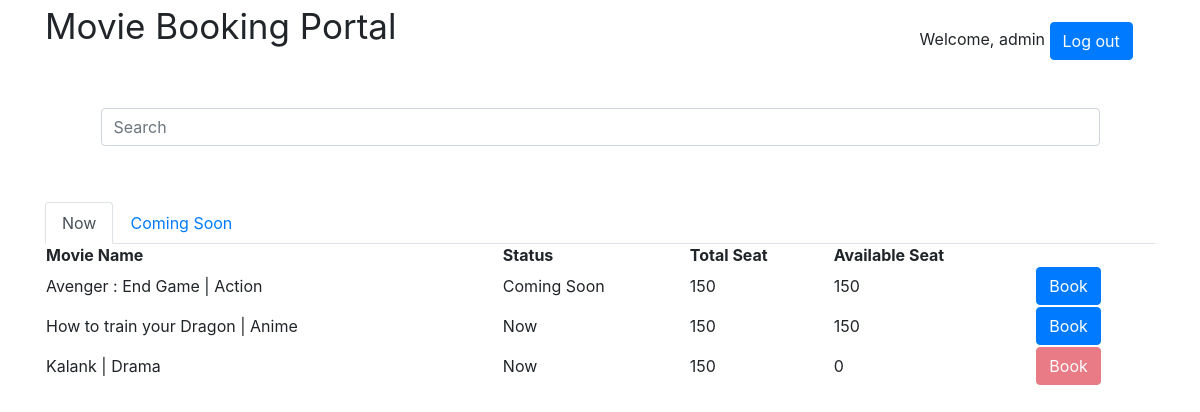
Screenshot of / (signed in) with the database file from the repository.
### users/models.py (models this page shows)
class CustomUser(AbstractUser):
    objects = CustomUserManager()

### pages/models.py (models this page shows, shortened)
class MovieDetails(models.Model):
	name = models.CharField(max_length=64,unique=True, blank = False)
	genre = models.CharField(max_length=32,blank = False)
	status = models.CharField(max_length=32,blank = False)
	total_seats = models.PositiveSmallIntegerField(blank = False)
	booked_seats =  models.PositiveSmallIntegerField(default=0)
	@property
	def available_seats(self):
		return self.total_seats - self.booked_seats
	@property
	def ticket_available(self):
		status = False
		if self.available_seats > 0:
			status = True
		return status

### pages/views.py (the view, shortened to what this page needs)
# urls.py: url(r'^$', views.HomePageView.as_view(), name='home'),
class HomePageView(View):
    template_name = 'pages/home.html'
    def get(self,request,*args,**kwargs):
        data = MovieDetails.objects.all()
        context ={
        'result' : data,
        }
        return render(request,'pages/home.html',context)

### pages/templates/pages/home.html (shortened to what this page needs)
 <html>
	<head>
		<link rel="stylesheet" href="https://maxcdn.bootstrapcdn.com/bootstrap/4.0.0/css/bootstrap.min.css">
		<link rel="stylesheet" href="{% static "pages/css/main.css" %}">
	</head>
	<body>
		<div class="container">
		<div>
			<span style="font-size: 35px">Movie Booking Portal</span>
			<span class="login-section-header">
				{% if user.is_authenticated %}
				Welcome, {{ user.username }}
				<a href="{% url 'logout' %}"><input type="button" class="btn btn-primary" value="Log out"/></a>
				{% else %}
				<a href="{% url 'signup' %}"><input type="button" class="btn btn-primary" value="Sign Up"/></a>
				<a href="{% url 'login' %}"><input type="button" class="btn btn-primary" value="Log In"/> </a>
				{% endif %}
			</span>
		</div>
		<div style="padding: 5%;">
			<input class="form-control" type="text" placeholder="Search" aria-label="Search">
		</div>
		<div>
			<nav>
  				<div class="nav nav-tabs" id="nav-tab" role="tablist">
    				<a class="nav-item nav-link active" id="nav-home-tab" data-toggle="tab" href="#now" role="tab" aria-controls="now" aria-selected="true">Now</a>
    				<a class="nav-item nav-link" id="nav-profile-tab" data-toggle="tab" href="#coming soon" role="tab" aria-controls="coming soon" aria-selected="false">Coming Soon</a>
    			</div>
			</nav>
			<div class="tab-content" id="nav-tabContent">
  				<div class="tab-pane fade show active" id="now" role="tabpanel" aria-labelledby="nav-home-tab">
  					<table style="width: 100%; border-spacing: 10px;">
				<thead>
					<th>Movie Name</th>
					<th>Status</th>
					<th>Total Seat</th>
					<th>Available Seat</th>
					<th></th>
				</thead>
				<tbody>
					{% for movies in result %}
					<tr>
						<td>{{movies.name}} | {{movies.genre}}</td>
						<td>{{movies.status}}</td>
						<td>{{movies.total_seats}}</td>
						<td>{{movies.available_seats}}</td>
						<td>
							{% if movies.ticket_available %}
							 <a href="bookticket/{{movies.id}}"><input type="button" class="btn btn-primary" value="Book"/></a>
							 {% else %}
							 <a href="#"><input type="button" class="btn btn-danger" value="Book" disabled/></a>{% endif %}
						</td>
					</tr>
					{% endfor %}
				</tbody>
			</table>
  				</div>
  		</div>
		</div>
	</div>
	</body>
</html>

### pages/static/pages/css/main.css (style rules this page uses)
.login-section-header { float: right; margin-top: 2%; margin-right: 2% }

### rows the page displays
CustomUser: username "admin"
MovieDetails: name "Avenger : End Game", genre "Action", status "Coming Soon", total_seats "150", available_seats "150"
MovieDetails: name "How to train your Dragon", genre "Anime", status "Now", total_seats "150", available_seats "150"
MovieDetails: name "Kalank", genre "Drama", status "Now", total_seats "150", available_seats "0"
